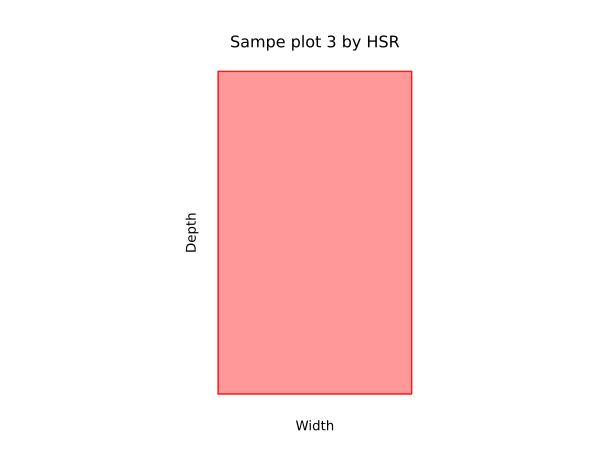

Reproduce this figure in Python.
import matplotlib.pyplot as plt
import pandas as pd

# Load data from CSV file
data = pd.read_csv('3.csv')

def plot_data(data):

    # Extract title, X-axis label, Y-axis label, and data points
    title   = data.columns[0]
    x_label = data.columns[1]
    y_label = data.columns[2]
    d_label = data.columns[3]
    op_file = data.columns[4]
    
    # Extract x and y values from the data
    x = data[data.columns[0]].tolist()
    y = data[data.columns[1]].tolist()
    
    # Customize the Plot
    plt.plot(x, y, color='red', alpha=.8, label=d_label, linewidth=1)
    #plt.plot(x, y, color='red', alpha=.8, linewidth=1)
    plt.fill_between(x, y, color='red', alpha=.4)
    
    plt.xticks([])
    plt.yticks([])
    plt.grid(False)
    plt.gca().set_aspect('equal', adjustable='box')  # Set aspect ratio to be equal
    plt.gca().spines['top'].set_visible(False)
    plt.gca().spines['right'].set_visible(False)
    plt.gca().spines['bottom'].set_visible(False)
    plt.gca().spines['left'].set_visible(False)



    plt.title(title)
    plt.xlabel(x_label)
    plt.ylabel(y_label)
    #plt.legend()
    plt.grid()

    plt.savefig(op_file + '.svg', format='svg')
    #plt.show()

# Call the function with data and output name
plot_data(data)
